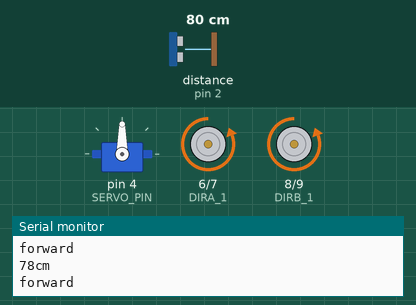
This sketch was run on a simulated Arduino Uno, built with avr-gcc and run on an emulated ATmega328P. On the bench: servo, motor-driver pin pairs drawn as motors (green arrow = first pin HIGH = forward, orange = second pin HIGH = backward, longer = more drive), the last lines printed to the serial monitor. Wiring (inferred from the names in the program): ultrasonic range finder: trigger pin 3; echo pin 2. The test bench sets the inputs (shaded band); at power-on: distance to the obstacle (sensor on pin 2) 80 cm. The echo pulse lasts 58.3 µs per cm.

Above: at 1.2 s.
1.3 s: distance to the obstacle (sensor on pin 2) set to 12 cm
2.8 s: distance to the obstacle (sensor on pin 2) set to 9 cm
At 3.9 s:
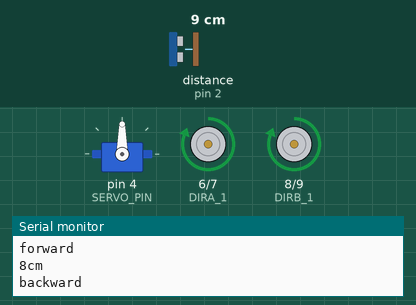
At 6.2 s:
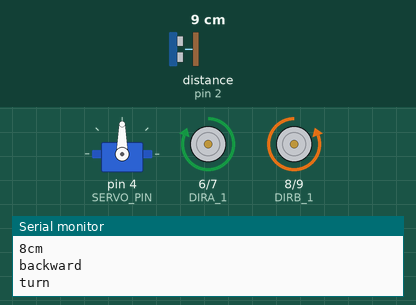
Timing chart, 0 to 13.3 s (numbered marks = the images above; inputs shaded):
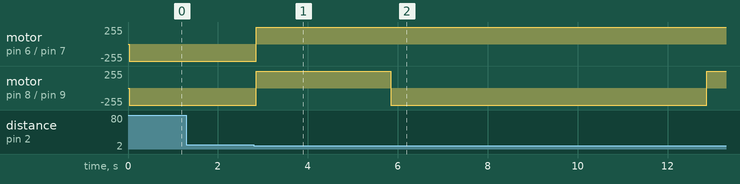

Measured:
- the behaviour switches between 11 and 10 cm on distance to the obstacle (sensor on pin 2) (found by bisection; images 0 and 1)
- after the input at 2.8 s, motor on pin 6 (DIRA_1) / pin 7 (DIRA_2): backward 255/255 → forward 255/255 after 0.05 s; motor on pin 8 (DIRB_1) / pin 9 (DIRB_2): backward 255/255 → forward 255/255 after 0.05 s, → backward 255/255 3.0 s later, → forward 255/255 7.0 s later

The sketch:

lego_motor.ino
```cpp
#include <Servo.h>
#include "SR04.h"
Servo myservo;


#define SERVO_PIN 4

#define TRIG_PIN 3
#define ECHO_PIN 2

#define DIRA_1 6
#define DIRA_2 7

#define DIRB_1 8
#define DIRB_2 9

bool started = false;

SR04 sr04 = SR04(ECHO_PIN,TRIG_PIN);

void setup() {

  pinMode(DIRA_2,OUTPUT);
  pinMode(DIRB_2,OUTPUT);

  pinMode(DIRA_1,OUTPUT);
  pinMode(DIRB_1,OUTPUT);

  myservo.attach(SERVO_PIN);

  Serial.begin(9600);
}

void loop() {
/*
  if (!started) {
    while (getDistance() < 20) {
      Serial.println("Wait to start");
      delay(100);
    }
    started = true;
  }
*/
  long distance = getDistance();

  if (distance < 10) {

    backward(3000);
    turn(7000);

  } else {

    forward(100);

  }

}

// ----------- DIRECTION ---------

void forward(long duration) {
    Serial.println("forward");
    motorA(-1);
    motorB(-1);
    delay(duration);
}

void backward(long duration) {
    Serial.println("backward");
    motorA(1);
    motorB(1);
    delay(duration);
}

void turn(long duration) {
    Serial.println("turn");
    motorA(1);
    motorB(-1);
    delay(duration);
}


// ----------- SR04 ---------------

long getDistance() {
  long distance = sr04.Distance();
  Serial.print(distance);
  Serial.println("cm");

  return distance;
}


// ----------- SERVO ---------------


void servo(int angle) {
  myservo.write(angle);
}


// ------------ MOTORS --------------

void motorA(int direction) {
  motor(DIRA_1, DIRA_2, direction);
}

void motorB(int direction) {
  motor(DIRB_1, DIRB_2, direction);
}

void motor(int dir1, int dir2, int direction) {
  if (direction == 1) {
    digitalWrite(dir1,HIGH);
    digitalWrite(dir2,LOW);
  } else if (direction == -1) {
    digitalWrite(dir1,LOW);
    digitalWrite(dir2,HIGH);
  } else {
    digitalWrite(dir1,LOW);
    digitalWrite(dir2,LOW);
  }
}
```

SR04.cpp
```cpp
#include "SR04.h"

SR04::SR04(int echoPin, int triggerPin) {
    _echoPin = echoPin;
    _triggerPin = triggerPin;
    pinMode(_echoPin, INPUT);
    pinMode(_triggerPin, OUTPUT);
    _autoMode = false;
    _distance = 999;
}


long SR04::Distance() {
    long d = 0;
    _duration = 0;
    digitalWrite(_triggerPin, LOW);
    delayMicroseconds(2);
    digitalWrite(_triggerPin, HIGH);
    delayMicroseconds(10);
    digitalWrite(_triggerPin, LOW);
    delayMicroseconds(2);
    _duration = pulseIn(_echoPin, HIGH, PULSE_TIMEOUT);
    d = MicrosecondsToCentimeter(_duration);
    delay(25);
    return d;
}

long SR04::DistanceAvg(int wait, int count) {
    long min, max, avg, d;
    min = 999;
    max = 0;
    avg = d = 0;

    if (wait < 25) {
        wait = 25;
    }

    if (count < 1) {
        count = 1;
    }

    for (int x = 0; x < count + 2; x++) {
        d = Distance();

        if (d < min) {
            min = d;
        }

        if (d > max) {
            max = d;
        }

        avg += d;
    }

    // substract highest and lowest value
    avg -= (max + min);
    // calculate average
    avg /= count;
    return avg;
}

void SR04::Ping() {
    _distance = Distance();
}

long SR04::getDistance() {
    return _distance;
}

long SR04::MicrosecondsToCentimeter(long duration) {
    long d = (duration * 100) / 5882;
    //d = (d == 0)?999:d;
    return d;
}
```

SR04.h
```cpp
#ifndef SR04_H
#define SR04_H

#if defined(ARDUINO) && ARDUINO >= 100
	#include "Arduino.h"
#else
	#include "WProgram.h"
#endif
//#include "pins_arduino.h"

#include <inttypes.h>

#define PULSE_TIMEOUT 150000L	// 100ms
#define DEFAULT_DELAY 10
#define DEFAULT_PINGS 5
class SR04 {
public:

	/**
	* Constructor
	* Ultrasonic sensor SR04, four connections pins
	* VCC, ECHO, TRIGGER, GND
	* <br>
	* \param echoPin digital INPUT-Pin for measuring distance
	* \param triggerPin if 10us high a trigger signal is generated from
	*					SR04
	*
	* \return void
	*/
	SR04(int echoPin, int triggerPin);

	/**
	* Do a measurment for this sensor. Return distance as long
	* in centimenter
	* \return long distance in centimeter
	*/
	long Distance();

	/**
	* Do count measurents and calculate the average.
	* To avoid defilement from ow/high peaks, min/max values
	* are substracted from the average
	*
	* \param wait delay between measurements, default = DEFAULT_DELAY/ms
	* \param count number of measurements, default DEFAULT_PINGS
	* \return long distance in centimeter
	**/
	long DistanceAvg(int wait=DEFAULT_DELAY, int count=DEFAULT_PINGS);

	/**
	* Do only a ping. Get result with methode getDistance()
	*
	* \param keine
	*/
	void Ping() ;

	/**
	* return latest distance. Methode Ping() should be called before
	* \param keine
	* \return Distanz in Zentimeter
	*/
	long getDistance();


private:
	/**
	* Do the measurement calculation and return result in centimeter
	* SR04 measure echo time to obstacle and return way.
	* <br>
	* Sound travels with 340m/sec
	* <br>
	* Example: Obstace 100cm away from SR04. Measure time is 100cm to
	* obstacle and 100cm return = 200cm
	* <br>
	* 1sec = 1000ms = 1.000.000uS
	* 1.000.000 / 340 = Distance in microseconds for 100cm
	* 2941uS fuer 100cm = 5882 uS fuer 200cm
	*
	* duration / 5882 * 100 = distance in cm
	*/
	long MicrosecondsToCentimeter(long duration);

	long _currentDistance;
	int _echoPin, _triggerPin;
	long _duration, _distance;
	bool _autoMode;
};
#endif
```
